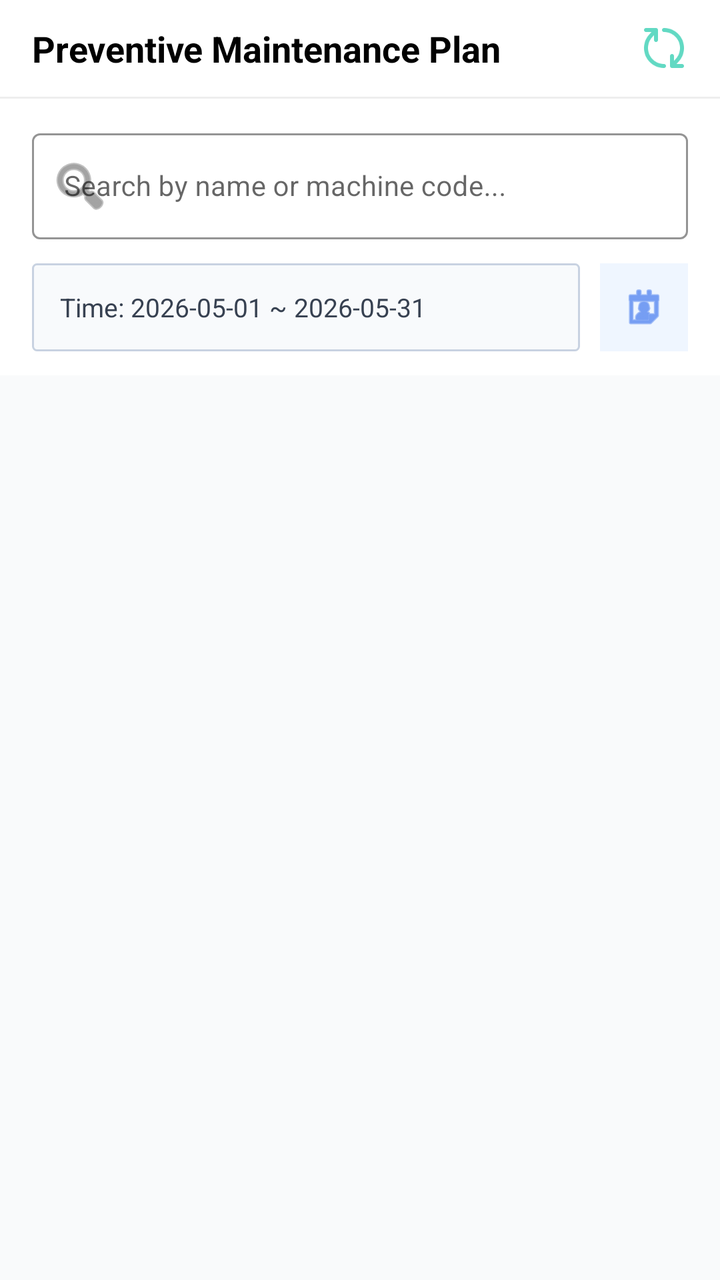
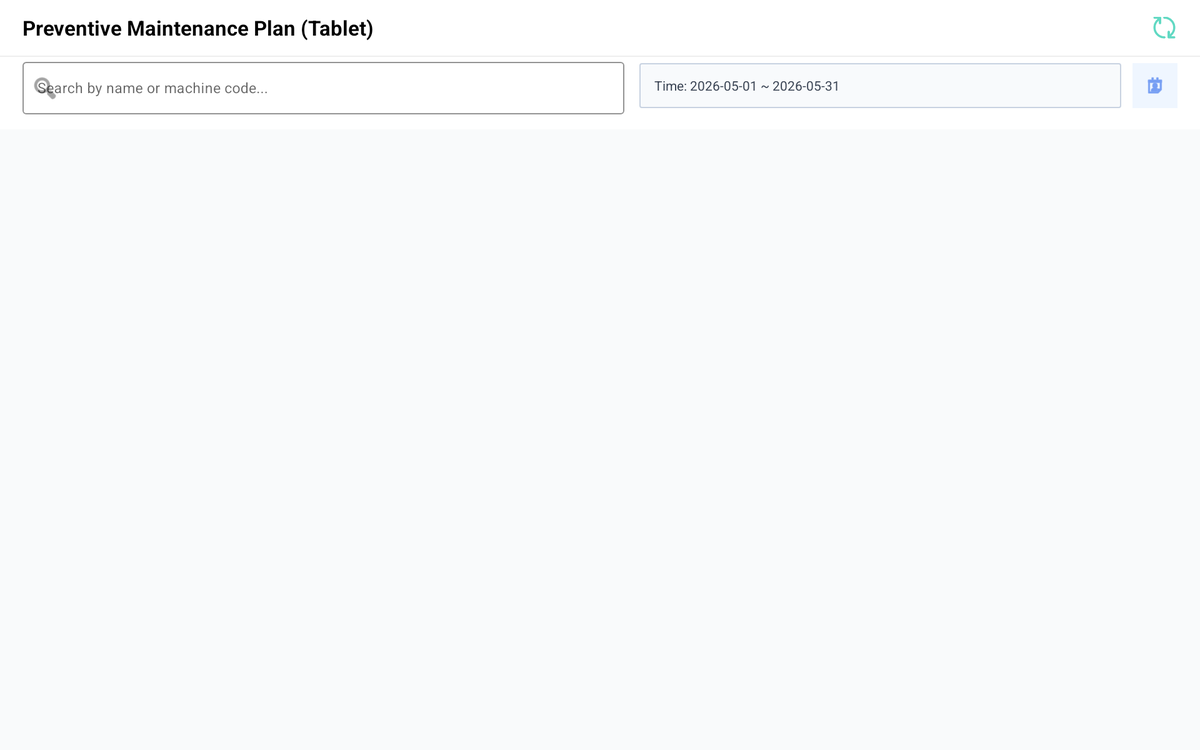

Compare how this app lays out the same screen by default and in its alternative resource folder. The renders come first, then the two layout files and the values they reference.
<!-- AndroidManifest.xml: application theme Theme.MeikoMMS -->
<!-- res/layout/activity_maintenance_plan_list.xml -->
<?xml version="1.0" encoding="utf-8"?>
<LinearLayout xmlns:android="http://schemas.android.com/apk/res/android"
    xmlns:app="http://schemas.android.com/apk/res-auto"
    xmlns:tools="http://schemas.android.com/tools"
    android:layout_width="match_parent"
    android:layout_height="match_parent"
    android:background="#F9FAFB"
    android:orientation="vertical">

    
    <RelativeLayout
        android:layout_width="match_parent"
        android:layout_height="wrap_content"
        android:background="@color/white"
        android:paddingStart="16dp"
        android:paddingTop="14dp"
        android:paddingEnd="16dp"
        android:paddingBottom="10dp">

        <TextView
            android:layout_width="wrap_content"
            android:layout_height="wrap_content"
            android:layout_centerVertical="true"
            android:text="Preventive Maintenance Plan"
            android:textColor="@color/black"
            android:textSize="18sp"
            android:textStyle="bold" />

        <ImageView
            android:id="@+id/btn_refresh_list"
            android:layout_width="24dp"
            android:layout_height="24dp"
            android:layout_alignParentEnd="true"
            android:layout_centerVertical="true"
            android:src="@drawable/refresh_cw_green" />
    </RelativeLayout>

    <View
        android:layout_width="match_parent"
        android:layout_height="1dp"
        android:background="#EEEEEE" />

    
    <LinearLayout
        android:layout_width="match_parent"
        android:layout_height="wrap_content"
        android:background="@color/white"
        android:orientation="vertical"
        android:paddingStart="16dp"
        android:paddingTop="12dp"
        android:paddingEnd="16dp"
        android:paddingBottom="12dp">

        
        <com.google.android.material.textfield.TextInputLayout
            style="@style/Widget.MaterialComponents.TextInputLayout.OutlinedBox"
            android:layout_width="match_parent"
            android:layout_height="wrap_content"
            app:boxStrokeColor="#01A789"
            app:hintTextColor="#01A789"
            app:startIconDrawable="@android:drawable/ic_menu_search">

            <com.google.android.material.textfield.TextInputEditText
                android:id="@+id/et_search_machine"
                android:layout_width="match_parent"
                android:layout_height="wrap_content"
                android:hint="Search by name or machine code..."
                android:textSize="14sp" />
        </com.google.android.material.textfield.TextInputLayout>

        
        <LinearLayout
            android:layout_width="match_parent"
            android:layout_height="wrap_content"
            android:layout_marginTop="12dp"
            android:gravity="center_vertical"
            android:orientation="horizontal">

            <TextView
                android:id="@+id/tv_filter_date_range"
                android:layout_width="0dp"
                android:layout_height="44dp"
                android:layout_weight="1"
                android:background="@drawable/bg_filter_segment_unselected"
                android:gravity="center_vertical"
                android:paddingHorizontal="14dp"
                android:text="Time"
                android:textColor="#374151"
                android:textSize="13sp"
                tools:text="Time: 2026-05-01 ~ 2026-05-31" />

            <ImageView
                android:id="@+id/btn_calendar_picker"
                android:layout_width="44dp"
                android:layout_height="44dp"
                android:layout_marginStart="10dp"
                android:background="#EFF6FF"
                android:padding="10dp"
                android:src="@android:drawable/ic_menu_my_calendar"
                app:tint="#2563EB" />
        </LinearLayout>
    </LinearLayout>

    
    <androidx.recyclerview.widget.RecyclerView
        android:id="@+id/rv_maintenance_plans"
        android:layout_width="match_parent"
        android:layout_height="match_parent"
        android:padding="12dp"
        tools:listitem="@layout/item_maintenance_plan_card" />

</LinearLayout>
<!-- resources referenced by this layout -->
<resources>
  <!-- from res/values-sw360dp/ -->
  <color name="black">#FF000000</color>
  <!-- from res/values-sw360dp/ -->
  <color name="white">#FFFFFFFF</color>
  <!-- drawable bg_filter_segment_unselected (drawable) -->
  <?xml version="1.0" encoding="utf-8"?>
  <shape xmlns:android="http://schemas.android.com/apk/res/android" android:shape="rectangle">
      <solid android:color="#F8FAFC" />
      <corners android:radius="2dp" />
      <stroke android:width="1dp" android:color="#C8D2E1" />
  </shape>
  <!-- drawable refresh_cw_green: png bitmap (drawable, 2329 bytes) -->
  <!-- from res/values-sw360dp/ -->
  <style name="Theme.MeikoMMS" parent="Theme.MaterialComponents.DayNight.DarkActionBar">
          
          <item name="colorPrimary">@color/purple_500</item>
          <item name="colorPrimaryVariant">@color/purple_700</item>
          <item name="colorOnPrimary">@color/white</item>
          
          <item name="colorSecondary">@color/teal_200</item>
          <item name="colorSecondaryVariant">@color/teal_700</item>
          <item name="colorOnSecondary">@color/black</item>
          
          <item name="android:statusBarColor">?attr/colorPrimaryVariant</item>
          
      </style>
  <!-- from res/values-sw360dp/ -->
  <color name="purple_500">#FF6200EE</color>
  <!-- from res/values-sw360dp/ -->
  <color name="purple_700">#FF3700B3</color>
  <!-- from res/values-sw360dp/ -->
  <color name="teal_200">#FF03DAC5</color>
  <!-- from res/values-sw360dp/ -->
  <color name="teal_700">#FF018786</color>
</resources>
<!-- res/layout-sw720dp/activity_maintenance_plan_list.xml (the repository's variant of the layout above) -->
<!-- drawn on a large tablet held sideways -->
<?xml version="1.0" encoding="utf-8"?>
<LinearLayout xmlns:android="http://schemas.android.com/apk/res/android"
    xmlns:app="http://schemas.android.com/apk/res-auto"
    xmlns:tools="http://schemas.android.com/tools"
    android:layout_width="match_parent"
    android:layout_height="match_parent"
    android:background="#F9FAFB"
    android:orientation="vertical">

    <RelativeLayout
        android:layout_width="match_parent"
        android:layout_height="wrap_content"
        android:background="@color/white"
        android:paddingHorizontal="24dp"
        android:paddingTop="18dp"
        android:paddingBottom="12dp">

        <TextView
            android:layout_width="wrap_content"
            android:layout_height="wrap_content"
            android:layout_centerVertical="true"
            android:text="Preventive Maintenance Plan (Tablet)"
            android:textColor="@color/black"
            android:textSize="22sp"
            android:textStyle="bold" />

        <ImageView
            android:id="@+id/btn_refresh_list"
            android:layout_width="28dp"
            android:layout_height="28dp"
            android:layout_alignParentEnd="true"
            android:layout_centerVertical="true"
            android:src="@drawable/refresh_cw_green" />
    </RelativeLayout>

    <View
        android:layout_width="match_parent"
        android:layout_height="1dp"
        android:background="#EEEEEE" />

    <LinearLayout
        android:layout_width="match_parent"
        android:layout_height="wrap_content"
        android:background="@color/white"
        android:gravity="center_vertical"
        android:orientation="horizontal"
        android:paddingHorizontal="24dp"
        android:paddingBottom="16dp">

        <com.google.android.material.textfield.TextInputLayout
            style="@style/Widget.MaterialComponents.TextInputLayout.OutlinedBox"
            android:layout_width="0dp"
            android:layout_height="wrap_content"
            android:layout_weight="5"
            app:boxStrokeColor="#01A789"
            app:hintTextColor="#01A789"
            app:startIconDrawable="@android:drawable/ic_menu_search">

            <com.google.android.material.textfield.TextInputEditText
                android:id="@+id/et_search_machine"
                android:layout_width="match_parent"
                android:layout_height="wrap_content"
                android:hint="Search by name or machine code..."
                android:textSize="15sp" />
        </com.google.android.material.textfield.TextInputLayout>

        <TextView
            android:id="@+id/tv_filter_date_range"
            android:layout_width="0dp"
            android:layout_height="48dp"
            android:layout_weight="4"
            android:layout_marginStart="16dp"
            android:background="@drawable/bg_filter_segment_unselected"
            android:gravity="center_vertical"
            android:paddingHorizontal="16dp"
            android:text="Time"
            tools:text="Time: 2026-05-01 ~ 2026-05-31"
            android:textColor="#374151"
            android:textSize="14sp" />

        <ImageView
            android:id="@+id/btn_calendar_picker"
            android:layout_width="48dp"
            android:layout_height="48dp"
            android:layout_marginStart="12dp"
            android:background="#EFF6FF"
            android:padding="12dp"
            android:src="@android:drawable/ic_menu_my_calendar"
            app:tint="#2563EB" />
    </LinearLayout>

    <androidx.recyclerview.widget.RecyclerView
        android:id="@+id/rv_maintenance_plans"
        android:layout_width="match_parent"
        android:layout_height="match_parent"
        android:padding="16dp"
        tools:listitem="@layout/item_maintenance_plan_card" />

</LinearLayout>
